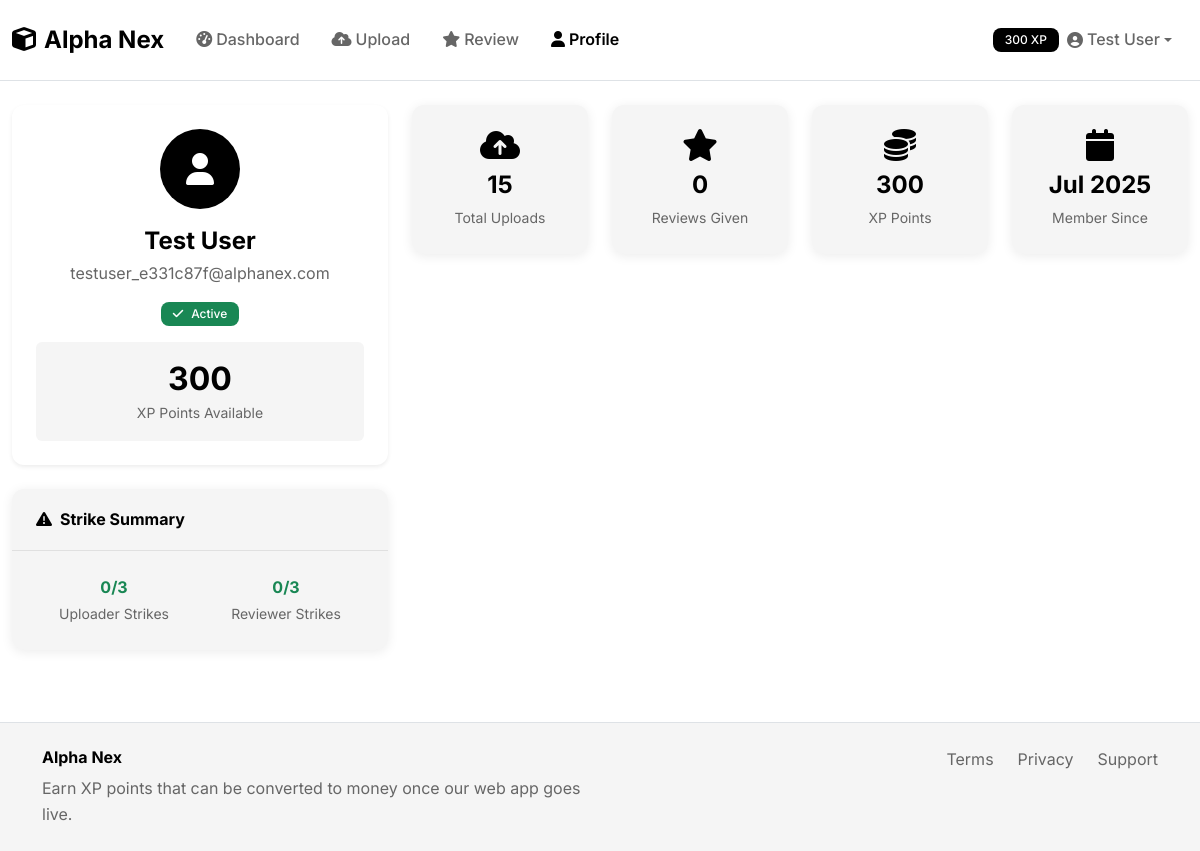
The page /profile (signed in) on the database its author committed.
### models.py (models this page shows, shortened)
class User(UserMixin, db.Model):
    id = db.Column(db.Integer, primary_key=True)
    name = db.Column(db.String(100), nullable=False)
    email = db.Column(db.String(120), unique=True, nullable=False)
    password_hash = db.Column(db.String(256), nullable=False)
    is_verified = db.Column(db.Boolean, default=False)
    xp_points = db.Column(db.Integer, default=0)
    uploader_strikes = db.Column(db.Integer, default=0)
    reviewer_strikes = db.Column(db.Integer, default=0)
    is_banned = db.Column(db.Boolean, default=False)
    created_at = db.Column(db.DateTime, default=datetime.utcnow)
    kyc_verified = db.Column(db.Boolean, default=False)
    document_path = db.Column(db.String(255))
    selfie_path = db.Column(db.String(255))
    daily_upload_bytes = db.Column(db.Integer, default=0)
    daily_upload_count = db.Column(db.Integer, default=0)
    daily_upload_reset = db.Column(db.DateTime, default=datetime.utcnow)
    daily_review_count = db.Column(db.Integer, default=0)
    daily_review_reset = db.Column(db.DateTime, default=datetime.utcnow)
    uploads = db.relationship('Upload', backref='user', lazy=True)
    reviews = db.relationship('Review', backref='reviewer', lazy=True)
    strikes = db.relationship('Strike', backref='user', lazy=True)

### routes.py (the view)
@app.route('/profile')
def profile():
    user_name = session.get('user_name')
    demo_user_id = session.get('demo_user_id')
    if not user_name or not demo_user_id:
        return redirect(url_for('name_entry'))
    demo_user = User.query.get(demo_user_id)
    if not demo_user:
        return redirect(url_for('name_entry'))
    strikes = Strike.query.filter_by(user_id=demo_user.id)\
                         .order_by(Strike.created_at.desc()).all()
    return render_template('profile.html', strikes=strikes,
                         current_user=demo_user, demo_user=demo_user)

### app.py (called while the page is built)
@login_manager.user_loader
def load_user(user_id):
    from models import User
    return User.query.get(int(user_id))

### templates/profile.html (shortened to what this page needs)
{% extends "base.html" %}
{% block content %}
<div class="row">
    <div class="col-lg-4">
        <div class="card border-0 shadow-sm mb-4">
            <div class="card-body text-center">
                <div class="bg-black text-white rounded-circle d-inline-flex align-items-center justify-content-center mb-3"
                     style="width: 80px; height: 80px;">
                    <i class="fas fa-user fa-2x"></i>
                </div>
                <h4 class="fw-bold text-black mb-1">{{ current_user.name }}</h4>
                <p class="text-muted mb-3">{{ current_user.email }}</p>
                <div class="d-flex justify-content-center gap-2 mb-3">
                    {% if current_user.is_banned %}
                    <span class="badge bg-danger">
                        <i class="fas fa-ban me-1"></i>Banned
                    </span>
                    {% else %}
                    <span class="badge bg-success">
                        <i class="fas fa-check me-1"></i>Active
                    </span>
                    {% endif %}
                </div>
                <div class="bg-light rounded p-3">
                    <h2 class="fw-bold text-black mb-0">{{ current_user.xp_points }}</h2>
                    <small class="text-muted">XP Points Available</small>
                </div>
            </div>
        </div>
        <div class="card border-0 {% if current_user.uploader_strikes > 0 or current_user.reviewer_strikes > 0 %}bg-warning bg-opacity-10 border-warning{% else %}bg-light{% endif %}">
            <div class="card-header bg-transparent">
                <h6 class="fw-bold text-black mb-0">
                    <i class="fas fa-exclamation-triangle me-2"></i>Strike Summary
                </h6>
            </div>
            <div class="card-body">
                <div class="row text-center g-3">
                    <div class="col-6">
                        <div class="fw-bold text-{% if current_user.uploader_strikes >= 3 %}danger{% elif current_user.uploader_strikes > 0 %}warning{% else %}success{% endif %}">
                            {{ current_user.uploader_strikes }}/3
                        </div>
                        <small class="text-muted">Uploader Strikes</small>
                    </div>
                    <div class="col-6">
                        <div class="fw-bold text-{% if current_user.reviewer_strikes >= 3 %}danger{% elif current_user.reviewer_strikes > 0 %}warning{% else %}success{% endif %}">
                            {{ current_user.reviewer_strikes }}/3
                        </div>
                        <small class="text-muted">Reviewer Strikes</small>
                    </div>
                </div>
            </div>
        </div>
    </div>
    <div class="col-lg-8">
        <div class="row g-4 mb-4">
            <div class="col-sm-6 col-lg-3">
                <div class="card border-0 bg-light text-center">
                    <div class="card-body">
                        <i class="fas fa-cloud-upload-alt fa-2x text-black mb-2"></i>
                        <h4 class="fw-bold text-black mb-1">{{ current_user.uploads|length }}</h4>
                        <small class="text-muted">Total Uploads</small>
                    </div>
                </div>
            </div>
            <div class="col-sm-6 col-lg-3">
                <div class="card border-0 bg-light text-center">
                    <div class="card-body">
                        <i class="fas fa-star fa-2x text-black mb-2"></i>
                        <h4 class="fw-bold text-black mb-1">{{ current_user.reviews|length }}</h4>
                        <small class="text-muted">Reviews Given</small>
                    </div>
                </div>
            </div>
            <div class="col-sm-6 col-lg-3">
                <div class="card border-0 bg-light text-center">
                    <div class="card-body">
                        <i class="fas fa-coins fa-2x text-black mb-2"></i>
                        <h4 class="fw-bold text-black mb-1">{{ current_user.xp_points }}</h4>
                        <small class="text-muted">XP Points</small>
                    </div>
                </div>
            </div>
            <div class="col-sm-6 col-lg-3">
                <div class="card border-0 bg-light text-center">
                    <div class="card-body">
                        <i class="fas fa-calendar fa-2x text-black mb-2"></i>
                        <h4 class="fw-bold text-black mb-1">{{ current_user.created_at.strftime('%b %Y') }}</h4>
                        <small class="text-muted">Member Since</small>
                    </div>
                </div>
            </div>
        </div>
    </div>
</div>
{% endblock %}

### templates/base.html (shortened to what this page needs)
<!DOCTYPE html>
<html lang="en">
<head>
    <link href="https://cdn.jsdelivr.net/npm/bootstrap@5.3.0/dist/css/bootstrap.min.css" rel="stylesheet">
    <link href="https://cdnjs.cloudflare.com/ajax/libs/font-awesome/6.4.0/css/all.min.css" rel="stylesheet">
    <link href="{{ url_for('static', filename='css/style.css') }}" rel="stylesheet">
</head>
<body>
    <nav class="navbar navbar-expand-lg navbar-light bg-white border-bottom">
        <div class="container-fluid">
            <a class="navbar-brand fw-bold text-black" href="{{ url_for('index') }}">
                <i class="fas fa-cube me-2"></i>Alpha Nex
            </a>
            <div class="collapse navbar-collapse" id="navbarNav">
                <ul class="navbar-nav me-auto">
                    <li class="nav-item">
                        <a class="nav-link" href="{{ url_for('dashboard') }}">
                            <i class="fas fa-tachometer-alt me-1"></i>Dashboard
                        </a>
                    </li>
                    <li class="nav-item">
                        <a class="nav-link" href="{{ url_for('upload_file') }}">
                            <i class="fas fa-cloud-upload-alt me-1"></i>Upload
                        </a>
                    </li>
                    <li class="nav-item">
                        <a class="nav-link" href="{{ url_for('review_content') }}">
                            <i class="fas fa-star me-1"></i>Review
                        </a>
                    </li>
                    <li class="nav-item">
                        <a class="nav-link" href="{{ url_for('profile') }}">
                            <i class="fas fa-user me-1"></i>Profile
                        </a>
                    </li>
                </ul>
                <ul class="navbar-nav">
                    <li class="nav-item dropdown">
                        <a class="nav-link dropdown-toggle d-flex align-items-center" href="#" role="button" data-bs-toggle="dropdown">
                            <span class="badge bg-dark me-2">{{ demo_user.xp_points if demo_user else 500 }} XP</span>
                            <i class="fas fa-user-circle me-1"></i>{{ demo_user.name if demo_user else 'Demo User' }}
                        </a>
                    </li>
                </ul>
            </div>
        </div>
    </nav>
    <main class="container-fluid py-4">
        {% block content %}{% endblock %}
    </main>
    <footer class="bg-light border-top mt-5 py-4">
        <div class="container">
            <div class="row">
                <div class="col-md-6">
                    <h6 class="fw-bold text-black">Alpha Nex</h6>
                    <p class="text-muted mb-0">Earn XP points that can be converted to money once our web app goes live.</p>
                </div>
                <div class="col-md-6 text-md-end">
                    <div class="d-flex justify-content-md-end gap-4">
                        <a href="#" class="text-decoration-none text-muted">Terms</a>
                        <a href="#" class="text-decoration-none text-muted">Privacy</a>
                        <a href="#" class="text-decoration-none text-muted">Support</a>
                    </div>
                </div>
            </div>
        </div>
    </footer>
</body>
</html>

### static/css/style.css (style rules this page uses)
:root { --primary-black: #000000; --primary-white: #ffffff; --dark-gray: #1a1a1a; --medium-gray: #666666; --light-gray: #f5f5f5; --border-gray: #e0e0e0; --hover-gray: #f8f9fa; --font-family: 'Inter', 'Roboto', -apple-system, BlinkMacSystemFont, sans-serif; --font-weight-light: 300; --font-weight-normal: 400; --font-weight-medium: 500; --font-weight-semibold: 600; --font-weight-bold: 700; --border-radius: 8px; --border-radius-lg: 12px; --box-shadow: 0 2px 12px rgba(0, 0, 0, 0.08); --box-shadow-lg: 0 4px 24px rgba(0, 0, 0, 0.12); --transition-fast: 0.15s ease-in-out; --transition-normal: 0.3s ease-in-out; --transition-slow: 0.5s ease-in-out; }
body { font-family: var(--font-family); font-weight: var(--font-weight-normal); color: var(--dark-gray); background-color: var(--primary-white); line-height: 1.6; -webkit-font-smoothing: antialiased; -moz-osx-font-smoothing: grayscale; }
h1, h2, h3, h4, h5, h6 { font-family: var(--font-family); font-weight: var(--font-weight-bold); color: var(--primary-black); line-height: 1.3; margin-bottom: 0.5rem; }
.text-black { color: var(--primary-black) !important; }
.text-muted { color: var(--medium-gray) !important; }
.navbar { border-bottom: 1px solid var(--border-gray); background-color: var(--primary-white) !important; padding: 1rem 0; }
.navbar-brand { font-weight: var(--font-weight-bold); color: var(--primary-black) !important; font-size: 1.5rem; }
.navbar-nav .nav-link { color: var(--medium-gray) !important; font-weight: var(--font-weight-medium); padding: 0.5rem 1rem !important; transition: color var(--transition-fast); }
.navbar-nav .nav-link.active { color: var(--primary-black) !important; font-weight: var(--font-weight-semibold); }
.card { border: 1px solid var(--border-gray); border-radius: var(--border-radius-lg); background-color: var(--primary-white); box-shadow: var(--box-shadow); transition: all var(--transition-normal); }
.card-header { background-color: var(--primary-white); border-bottom: 1px solid var(--border-gray); padding: 1.25rem 1.5rem; font-weight: var(--font-weight-semibold); }
.card-body { padding: 1.5rem; }
.bg-light { background-color: var(--light-gray) !important; }
.bg-black { background-color: var(--primary-black) !important; }
.bg-white { background-color: var(--primary-white) !important; }
.badge { font-family: var(--font-family); font-weight: var(--font-weight-medium); padding: 0.375rem 0.75rem; border-radius: var(--border-radius); font-size: 0.75rem; display: inline-flex; align-items: center; gap: 0.25rem; }
.badge.bg-dark { background-color: var(--primary-black) !important; color: var(--primary-white); }

### rows shown on the page
User: xp_points "300", name "Test User", email "testuser_e331c87f@alphanex.com", uploader_strikes "0", reviewer_strikes "0", created_at "Jul 2025"

### other values the page prints
{{ current_user.uploads|length }} "15"
{{ current_user.reviews|length }} "0"
